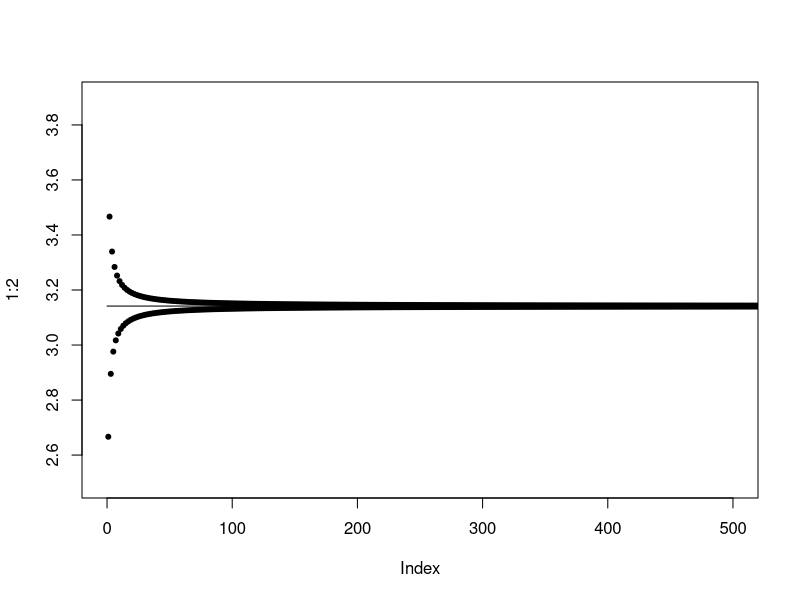
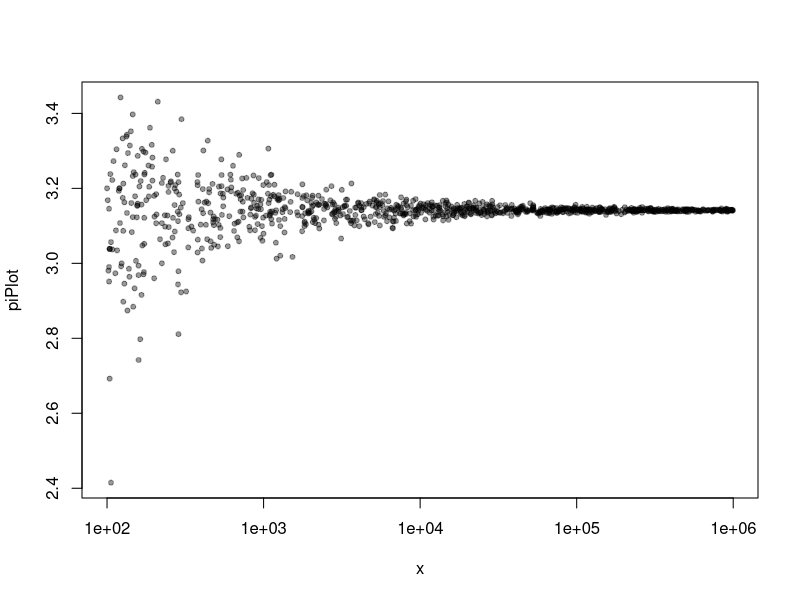

Write the R code that produced these figures, in order.
## ---- chunk 1
outlier<- function(x){
  quartile2<- median(x)
  quartile1 <- median(x[x<=quartile2])
  quartile3 <- median(x[x>=quartile2])
  
  
  low <- quartile1 - 1.5*(quartile3 - quartile1)
  high<- quartile3 + 1.5*(quartile3 - quartile1)
  
  return(c(x[x < low], x[x > high]))
  
}
## ---- chunk 2
outlier(c(6,8,8,4,5,6,7,8,7,3,2,1,45632,1334,5662,3))
## ---- chunk 3
lettersMatch<- function(pattern,words){ 
  return(words[grep(pattern, words)])
}
## ---- chunk 4
small<- c("first", "second", "errand", "arrest", "are")
lettersMatch(c("[frs]"),small)
## ---- chunk 5
crosswordpuzzle <-c("aardvark", "apple", "arc", "ark", "awkward", "balast", "beta", "chill", "drive", "empyrean", "fanciful", "giant", "happy", "intoxicated", "jackalope", "anger", "magic", "missile", "picnic", "pizza", "pokeman", "scarlet", "sober", "stone", "study", "ventral", "yeezus", "zoo", "zebra", "zulu", "zigzag","advance", "add", "adverse", "assualt", "bro", "big", "category", "derive", "enough", "fat", "aggravated", "furious", "frustrated", "hilarious", "hippo", "judge", "jury", "love", "monetary", "never", "umbrage", "zamboni", "Totodile", "Pidgey" , "Togepi", "Sceptile", "Arcanine", "Growlithe", "dratini", "Blaziken", "Dragonite", "Altaria","argue")
pattern<-c ("^ag.r")

lettersMatch(pattern,crosswordpuzzle)

## ---- chunk 6
DigitToWord <- function(number,word) {
 paste(number, "-" , word[number+1])
}
## ---- chunk 7
word<-c("cero","uno","dos", "tres", "cuatro", "cinco", "seis", "siete", "ocho", "nueve")

DigitToWord(0:9,word)

## ---- chunk 8
piseries<- function(N){
  b<- 0:(N-1) # 0 represents the first element in the series and N-1 represents the last. There are then N elements in the series between 0 and N-1.
  
  fraction <- vector(length=N) #Creates an empty vector of length N  
  
  fraction <- (4*(-1)^b)/(2*b+1) #The vector that contains each element in the series 
  
  pisum<- sum(fraction) #Sum of the series
  
return(pisum)
  
  }
## ---- chunk 9
piseries(4566)
## ---- chunk 10
Canvas<- function(xmin,xmax,ymin,ymax){
  plot(1:2, type="n", xlim=c(xmin,xmax), ylim=c(ymin,ymax))
}  
howCloseToPi<- function(N){
  b<- 0:(N-1) 
  fraction <- vector(length=N) 
  fraction <- (4*(-1)^b)/(2*b+1)
partialsums<-cumsum(fraction)
  points(b,partialsums,pch=20)
pirep<-rep(pi,N)
 polygon(b, pirep)
roundup3<-round(partialsums,digits=3)
roundup15<-round(partialsums,digits=15)  
  Digits3<-which(roundup3 == 3.141)
  Digits15<-which(roundup15==3.141592653589792)
return(c(Digits3[1],Digits15[1]))
            }

## ---- chunk 11
Canvas(0,500,2.5,3.9)
howCloseToPi(1000)
## ---- chunk 12
ApproximationtoPi<- function(N){
   x<- runif(N)
y<-  runif(N)
distance<- x^2 + y^2
   approximation<-mean(distance<1)*4
  return(approximation)
}

## ---- chunk 13
x <- round(10^runif(1000,min=2,max=6))
piPlot <- sapply(x, ApproximationtoPi)
plot(x, piPlot, log="x", pch=20, col=rgb(0,0,0,0.4))
